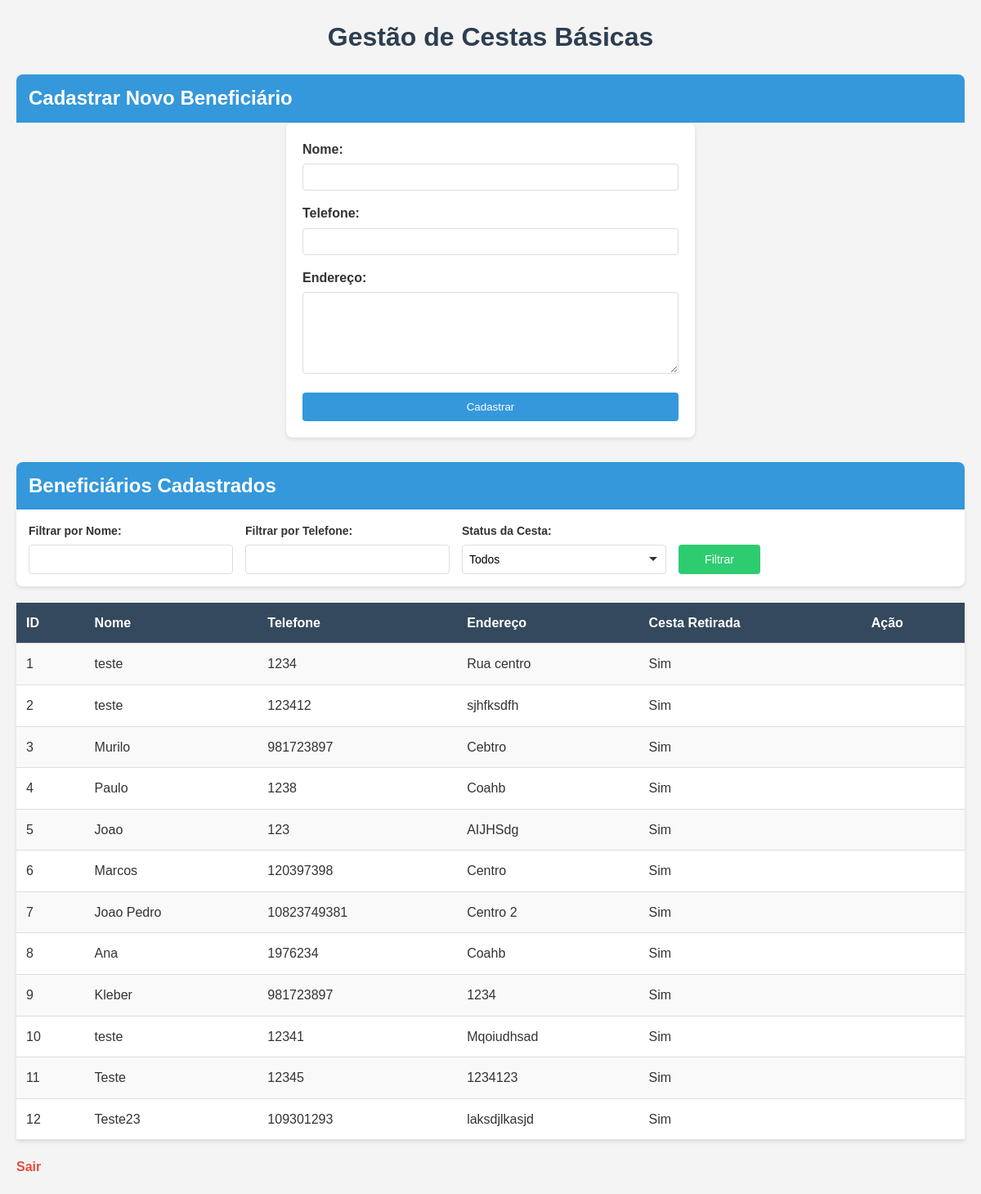
/dashboard (signed in), run on an earlier commit of the app's database.
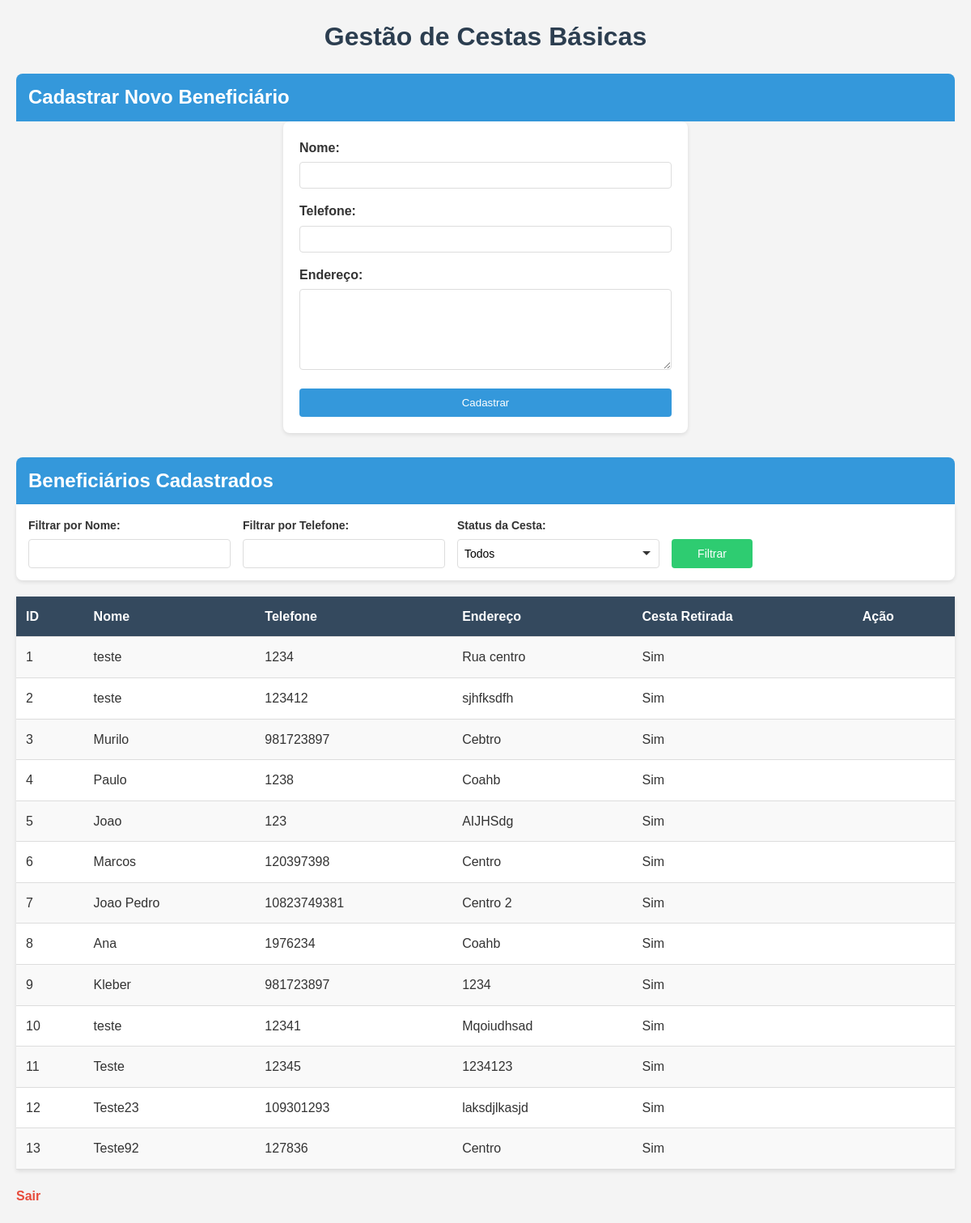
And on a later commit of the database.
### tables this page shows
CREATE TABLE beneficiarios (
            id INTEGER PRIMARY KEY AUTOINCREMENT,
            nome VARCHAR(100),
            telefone VARCHAR(20),
            endereco TEXT,
            cesta_retirada BOOLEAN DEFAULT 0,
            data_cadastro DATETIME DEFAULT CURRENT_TIMESTAMP
        );

### app.py (the view)
@app.route('/dashboard', methods=['GET'])
def dashboard():
    if not session.get('logged_in'):
        return redirect('/login')
    nome_filtro = request.args.get('nome', '').strip()
    telefone_filtro = request.args.get('telefone', '').strip()  # Novo filtro por telefone
    status_filtro = request.args.get('status', 'todos')  # 'todos', 'retirada', 'nao_retirada'
    conn = get_db()
    query = 'SELECT * FROM beneficiarios WHERE 1=1'
    params = []
    if nome_filtro:
        query += ' AND nome LIKE ?'
        params.append(f'%{nome_filtro}%')
    if telefone_filtro:
        query += ' AND telefone LIKE ?'
        params.append(f'%{telefone_filtro}%')
    if status_filtro == 'retirada':
        query += ' AND cesta_retirada = 1'
    elif status_filtro == 'nao_retirada':
        query += ' AND cesta_retirada = 0'
    beneficiarios = conn.execute(query, params).fetchall()
    conn.close()
    return render_template('dashboard.html', beneficiarios=beneficiarios,
                          nome_filtro=nome_filtro, status_filtro=status_filtro,
                          error_message=request.args.get('error_message', ''))

### app.py (called while the page is built)
def get_db():
    conn = sqlite3.connect('cestas.db')
    conn.row_factory = sqlite3.Row  # Para retornar resultados como dicionários
    return conn

### templates/dashboard.html (shortened to what this page needs)
<!DOCTYPE html>
<html lang="pt-BR">
<head>
    <link rel="stylesheet" href="{{ url_for('static', filename='style.css') }}">
</head>
<body>
    <h1>Gestão de Cestas Básicas</h1>
    <div class="section-title">
        <h2>Cadastrar Novo Beneficiário</h2>
    </div>
    <form method="POST" action="/cadastrar">
        <label>Nome:</label>
        <input type="text" name="nome" required>
        <label>Telefone:</label>
        <input type="text" name="telefone" required>
        <label>Endereço:</label>
        <textarea name="endereco" required></textarea>
        <button type="submit">Cadastrar</button>
    </form>
    <div class="section-title">
        <h2>Beneficiários Cadastrados</h2>
    </div>
    <form method="GET" action="/dashboard" class="filter-form">
        <div class="filter-group">
            <label for="nome">Filtrar por Nome:</label>
            <input type="text" id="nome" name="nome" value="{{ nome_filtro }}">
        </div>
        <div class="filter-group">
            <label for="telefone">Filtrar por Telefone:</label>
            <input type="text" id="telefone" name="telefone" value="{{ telefone_filtro }}">
        </div>
        <div class="filter-group">
            <label for="status">Status da Cesta:</label>
            <select id="status" name="status">
                <option value="todos" {% if status_filtro == 'todos' %}selected{% endif %}>Todos</option>
            </select>
        </div>
        <div class="filter-group">
            <button type="submit">Filtrar</button>
        </div>
    </form>
    <table>
        <tr>
            <th>ID</th>
            <th>Nome</th>
            <th>Telefone</th>
            <th>Endereço</th>
            <th>Cesta Retirada</th>
            <th>Ação</th>
        </tr>
        {% for beneficiario in beneficiarios %}
        <tr>
            <td>{{ beneficiario['id'] }}</td>
            <td>{{ beneficiario['nome'] }}</td>
            <td>{{ beneficiario['telefone'] }}</td>
            <td>{{ beneficiario['endereco'] }}</td>
            <td>{{ 'Sim' if beneficiario['cesta_retirada'] else 'Não' }}</td>
            <td>
            </td>
        </tr>
        {% endfor %}
    </table>
    <a href="/logout">Sair</a>
</body>
</html>

### static/style.css (style rules this page uses)
* { margin: 0; padding: 0; box-sizing: border-box; font-family: Arial, sans-serif; }
body { background-color: #f4f4f4; color: #333; padding: 20px; line-height: 1.6; }
h1 { color: #2c3e50; text-align: center; margin-bottom: 20px; }
h2 { color: #34495e; margin-top: 30px; margin-bottom: 15px; }
form:not(.filter-form) { background-color: #fff; padding: 20px; border-radius: 8px; box-shadow: 0 2px 5px rgba(0, 0, 0, 0.1); max-width: 500px; margin: 0 auto 30px; }
label { display: block; margin-bottom: 5px; font-weight: bold; }
input[type="text"], input[type="password"], textarea { width: 100%; padding: 8px; margin-bottom: 15px; border: 1px solid #ddd; border-radius: 4px; }
textarea { height: 100px; resize: vertical; }
button { background-color: #3498db; color: #fff; padding: 10px 15px; border: none; border-radius: 4px; cursor: pointer; width: 100%; }
table { width: 100%; border-collapse: collapse; background-color: #fff; box-shadow: 0 2px 5px rgba(0, 0, 0, 0.1); }
th, td { padding: 12px; text-align: left; border-bottom: 1px solid #ddd; }
th { background-color: #34495e; color: #fff; }
tr:nth-child(even) { background-color: #f9f9f9; }
a { display: inline-block; margin-top: 20px; color: #e74c3c; text-decoration: none; font-weight: bold; }
body > * { max-width: 1200px; margin-left: auto; margin-right: auto; }
.section-title { background-color: #3498db; color: #fff; padding: 10px 15px; border-radius: 8px 8px 0 0; margin-bottom: 0; }
.section-title h2 { margin: 0; color: #fff; }
.filter-form { display: flex; align-items: flex-end; gap: 15px; background-color: #fff; padding: 15px; border-radius: 0 0 8px 8px; box-shadow: 0 2px 5px rgba(0, 0, 0, 0.1); margin-bottom: 20px; border-top: none; }
.filter-group { display: flex; flex-direction: column; }
.filter-group label { margin-bottom: 5px; font-size: 14px; }
.filter-group input[type="text"], .filter-group select, .filter-group button { width: 250px; height: 36px; padding: 0 8px; border: 1px solid #ddd; border-radius: 4px; box-sizing: border-box; font-size: 14px; line-height: 1; margin: 0; }
.filter-group select { appearance: none; -webkit-appearance: none; -moz-appearance: none; background-size: 10px; padding-right: 30px; }
.filter-group button { width: 100px; height: 36px; padding: 0 8px; background-color: #2ecc71; color: #fff; border: none; border-radius: 4px; cursor: pointer; font-size: 14px; line-height: 1; display: flex; align-items: center; justify-content: center; }

What changed in the data, as far as the page shows it:
added beneficiarios: id "13", nome "Teste92", telefone "127836", endereco "Centro", cesta_retirada "Sim"
